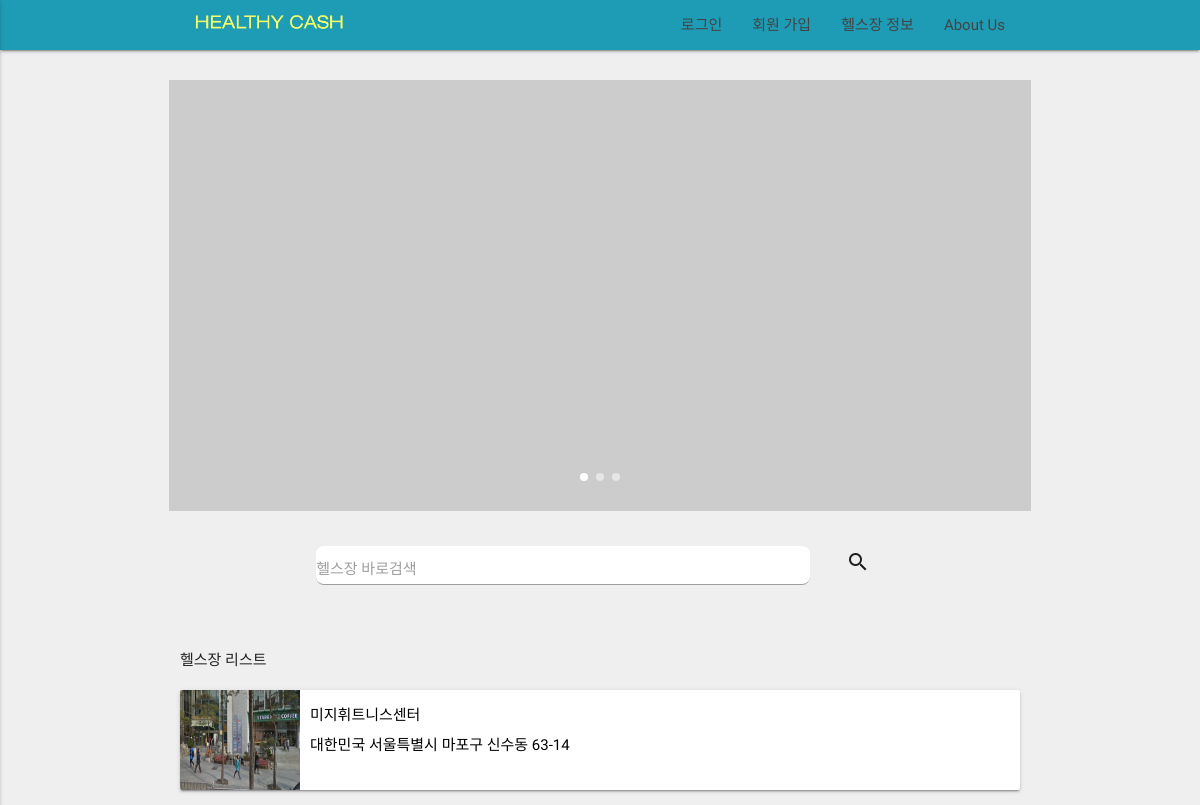
The app's page /healthclub/list/, older data.
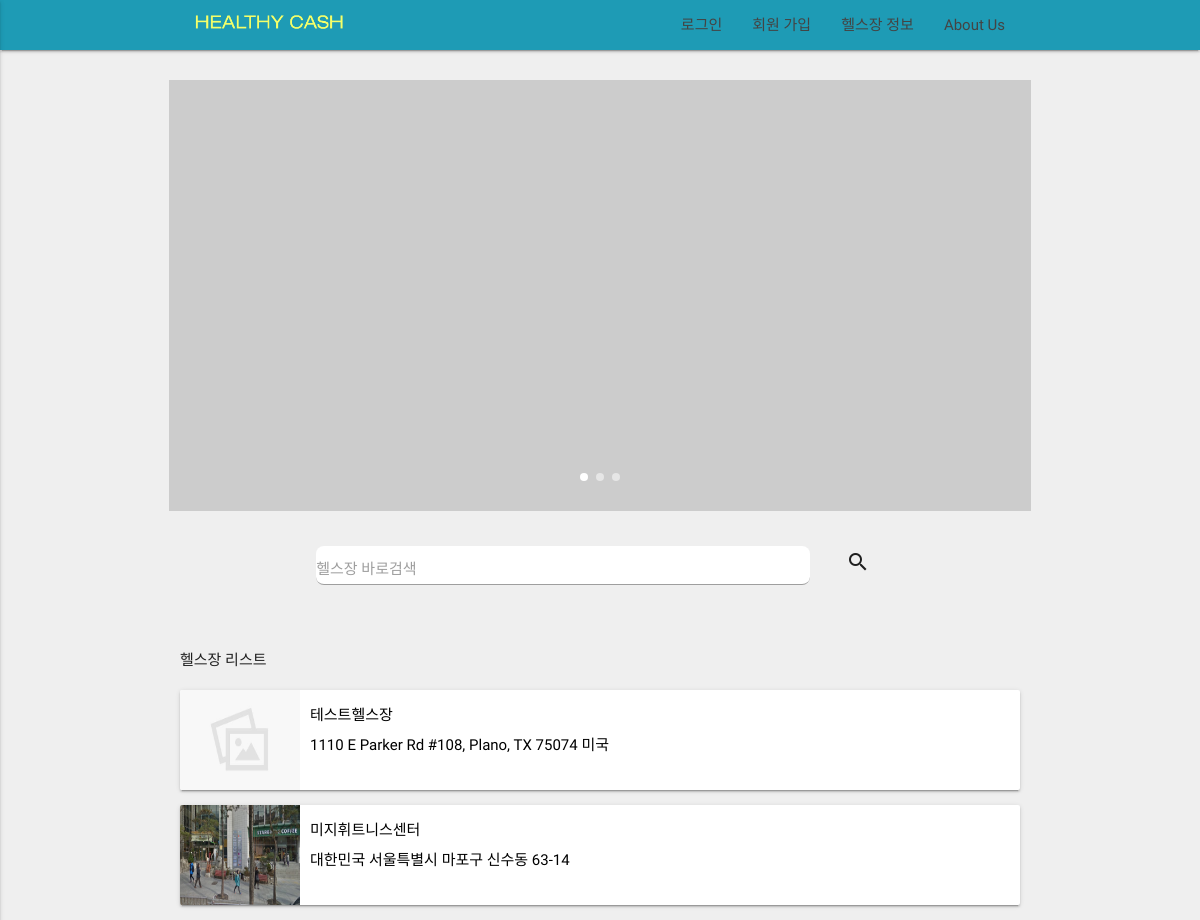
The same page, newer data.
### healthclub/models.py (models this page shows, shortened)
class HealthClub(models.Model):
    initiated = models.BooleanField(default=False)
    name      = models.CharField(max_length = 120)
    address   = models.CharField(max_length = 200)
    master    = models.ForeignKey(User)
    geometry  = models.CharField(max_length = 200, blank=True)
    photo     = models.ImageField(blank=True)
    qrcode    = models.ImageField(blank=True)
    member    = models.IntegerField(default = 0)
    price1    = models.IntegerField(blank = True, default= 0)
    price2    = models.IntegerField(blank = True, default= 0)
    price3    = models.IntegerField(blank = True, default= 0)
    price6    = models.IntegerField(blank = True, default= 0)
    price12   = models.IntegerField(blank = True, default= 0)
    detail   = models.CharField(max_length = 1000, blank = True)
    timestamp = models.DateTimeField(auto_now=True)
    updated = models.DateTimeField(auto_now_add=True)

### healthclub/views.py (the view)
class HealthClubListView(ListView):
    def get_queryset(self):
        search = self.request.GET.get('search')
        if search:
            print(search)
            search = search.split("(")[0]
            return HealthClub.objects.filter(Q(initiated=True) & Q(name__icontains=search) | Q(address__icontains=search) | Q(detail__icontains=search)).order_by('updated')
        return HealthClub.objects.filter(initiated=True).order_by('updated')
    def get_context_data(self, *args, **kwargs):
        context = super(HealthClubListView, self).get_context_data(**kwargs)
        healthclubs = HealthClub.objects.filter(initiated=True)
        hkeywords = set()
        keywords = set()
        for healthclub in healthclubs:
            address_short = healthclub.address
            if len(healthclub.address) >= 12:
                address_short = healthclub.address[0:12] + ".."
            temp = healthclub.name + "(" + address_short + ")"
            hkeywords.add(temp)
            addresses = healthclub.address.split(' ')
            for address in addresses:
                keywords.add(address)
            context['keywords'] = keywords
            context['healthclubs'] = hkeywords
        return context

### healthclub/templates/healthclub/healthclub_list.html (shortened to what this page needs)
{% extends "base.html"  %}
{% load staticfiles %}
{%block content%}
<div class="container" style="margin-top:30px">
    <div class="row">
        <div class="carousel carousel-slider" data-indicators="true">
            <a class="carousel-item" href="#one!"><img src="https://lorempixel.com/800/400/food/1"></a>
          </div>
    </div>
    <div class="row">
      <form method="GET" action="/healthclub/list/" id="search">
          <div class="row">
            <div class="col s2 m2 l2"></div>
            <div class="input-field col s7 m7 l7">
              <input type="text" name="search" id="autocomplete-input" class="autocomplete">
              <label for="autocomplete-input">헬스장 바로검색</label>
            </div>
            <div class="col s1 m1 l1" style="font-size:40px;height:40px;text-align:center;">
                <i class="material-icons prefix" onclick="submitFunc()">search</i>
            </div>
            <div class="col s3 m3 l3"></div>
          </div>
      </form>
    </div>
    <p>헬스장 리스트</p>
    {% if object_list.all  %}
    {% for obj in object_list reversed%}
    <div class="col s12 m12">
      <a href="{% url 'healthclub:detail' pk=obj.id %}">
      <div class="card horizontal" style="height:100px">
        <div class="card-image">
            {% if obj.photo %}
            <img  src="{{obj.photo.url}}" style="height:100px">
            {%else%}
            <img  src="{% static 'images/default_image.jpg' %}" style="height:100px">
            {% endif %}
        </div>
        <div class="card-stacked">
          <div class="card-content" style="height:100px">
              <p>{{obj.name}}</p>
              <p >{{obj.address}}</p>
          </div>
        </div>
      </div>
      </a>
    </div>
    {% endfor %}
    {% else  %}
    <p style="text-align:center">검색 결과가 없습니다. 다시 검색해 주세요</p>
    {% endif  %}
</div>
{%endblock content%}

### templates/base.html (shortened to what this page needs)
{% load staticfiles %}
<!DOCTYPE html>
<html lang="en">
<head>
  <link href="{% static 'css/materialize.css' %}" type="text/css" rel="stylesheet" media="screen,projection"/>
  <link href="{% static 'css/style.css' %}" type="text/css" rel="stylesheet" media="screen,projection"/>
</head>
<body>
  <div class="navbar-fixed">
    <nav style="background-color : #1E9BB5;">
    <div class="nav-wrapper container">
      <a id="logo-container" href="/" class="brand-logo" style="height:37px"> <img style="height:90%;position:relative;top:10%" src="{% static 'images/healthycash_string_logo.png'  %}" /></a>
      <ul class="right hide-on-med-and-down">
        {% if request.user.is_anonymous %}
        <li><a href="/login">로그인</a></li>
        <li><a href="/register">회원 가입</a></li>
        <li><a href="/healthclub/list">헬스장 정보</a></li>
        <li><a href="/aboutus/">About Us</a></li>
        {% elif request.user.profile.is_health_master %}
        <li><a href="/healthclub/mypage">지점 현황</a></li>
        <li><a href="/healthclub/create">지점 정보 설정</a></li>
        <li><a href="/healthclub/list">헬스장 정보</a></li>
        <li><a href="/logout">로그아웃</a></li>
        {% endif %}
      </ul>
    </div>
  </nav>
  </div>
    {% block content %}{% endblock %}
</body>
</html>

### static/css/style.css (style rules this page uses)
nav ul a, nav .brand-logo { color: #444; }
p { line-height: 2rem; }

Row changes from the older to the newer data that the page shows:
added HealthClub: name "테스트헬스장", address "1110 E Parker Rd #108, Plano, TX 75074 미국"
